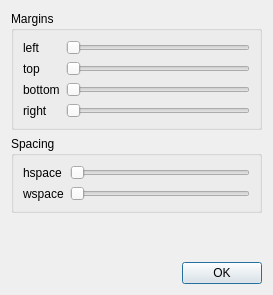
<?xml version="1.0" encoding="UTF-8"?>
<ui version="4.0">
 <class>frmMatplotlibSubfigConfig</class>
 <widget class="QDialog" name="frmMatplotlibSubfigConfig">
  <property name="geometry">
   <rect>
    <x>0</x>
    <y>0</y>
    <width>273</width>
    <height>295</height>
   </rect>
  </property>
  <property name="windowTitle">
   <string>Subplot Configuration Tool</string>
  </property>
  <layout class="QVBoxLayout" name="verticalLayout">
   <item>
    <widget class="QGroupBox" name="groupBox">
     <property name="title">
      <string>Margins</string>
     </property>
     <layout class="QGridLayout" name="gridLayout">
      <item row="0" column="0">
       <widget class="QLabel" name="label">
        <property name="text">
         <string>left</string>
        </property>
       </widget>
      </item>
      <item row="0" column="1">
       <widget class="QSlider" name="sliderLeft">
        <property name="maximum">
         <number>999</number>
        </property>
        <property name="singleStep">
         <number>5</number>
        </property>
        <property name="tracking">
         <bool>false</bool>
        </property>
        <property name="orientation">
         <enum>Qt::Horizontal</enum>
        </property>
       </widget>
      </item>
      <item row="1" column="0">
       <widget class="QLabel" name="label_2">
        <property name="text">
         <string>top</string>
        </property>
       </widget>
      </item>
      <item row="1" column="1">
       <widget class="QSlider" name="sliderTop">
        <property name="maximum">
         <number>999</number>
        </property>
        <property name="singleStep">
         <number>5</number>
        </property>
        <property name="tracking">
         <bool>false</bool>
        </property>
        <property name="orientation">
         <enum>Qt::Horizontal</enum>
        </property>
       </widget>
      </item>
      <item row="2" column="0">
       <widget class="QLabel" name="label_3">
        <property name="text">
         <string>bottom</string>
        </property>
       </widget>
      </item>
      <item row="2" column="1">
       <widget class="QSlider" name="sliderBottom">
        <property name="minimum">
         <number>1</number>
        </property>
        <property name="maximum">
         <number>1000</number>
        </property>
        <property name="singleStep">
         <number>5</number>
        </property>
        <property name="tracking">
         <bool>false</bool>
        </property>
        <property name="orientation">
         <enum>Qt::Horizontal</enum>
        </property>
       </widget>
      </item>
      <item row="3" column="0">
       <widget class="QLabel" name="label_4">
        <property name="text">
         <string>right</string>
        </property>
       </widget>
      </item>
      <item row="3" column="1">
       <widget class="QSlider" name="sliderRight">
        <property name="minimum">
         <number>1</number>
        </property>
        <property name="maximum">
         <number>1000</number>
        </property>
        <property name="singleStep">
         <number>5</number>
        </property>
        <property name="value">
         <number>1</number>
        </property>
        <property name="sliderPosition">
         <number>1</number>
        </property>
        <property name="tracking">
         <bool>false</bool>
        </property>
        <property name="orientation">
         <enum>Qt::Horizontal</enum>
        </property>
       </widget>
      </item>
     </layout>
    </widget>
   </item>
   <item>
    <widget class="QGroupBox" name="groupBox_2">
     <property name="title">
      <string>Spacing</string>
     </property>
     <layout class="QGridLayout" name="gridLayout_2">
      <item row="0" column="0">
       <widget class="QLabel" name="label_5">
        <property name="text">
         <string>hspace</string>
        </property>
       </widget>
      </item>
      <item row="0" column="1">
       <widget class="QSlider" name="sliderHSpace">
        <property name="maximum">
         <number>1000</number>
        </property>
        <property name="singleStep">
         <number>5</number>
        </property>
        <property name="tracking">
         <bool>false</bool>
        </property>
        <property name="orientation">
         <enum>Qt::Horizontal</enum>
        </property>
       </widget>
      </item>
      <item row="1" column="0">
       <widget class="QLabel" name="label_6">
        <property name="text">
         <string>wspace</string>
        </property>
       </widget>
      </item>
      <item row="1" column="1">
       <widget class="QSlider" name="sliderWSpace">
        <property name="maximum">
         <number>1000</number>
        </property>
        <property name="singleStep">
         <number>5</number>
        </property>
        <property name="tracking">
         <bool>false</bool>
        </property>
        <property name="orientation">
         <enum>Qt::Horizontal</enum>
        </property>
       </widget>
      </item>
     </layout>
    </widget>
   </item>
   <item>
    <spacer name="verticalSpacer">
     <property name="orientation">
      <enum>Qt::Vertical</enum>
     </property>
     <property name="sizeHint" stdset="0">
      <size>
       <width>20</width>
       <height>40</height>
      </size>
     </property>
    </spacer>
   </item>
   <item>
    <widget class="QDialogButtonBox" name="buttonBox">
     <property name="orientation">
      <enum>Qt::Horizontal</enum>
     </property>
     <property name="standardButtons">
      <set>QDialogButtonBox::Ok</set>
     </property>
    </widget>
   </item>
  </layout>
 </widget>
 <resources/>
 <connections>
  <connection>
   <sender>buttonBox</sender>
   <signal>accepted()</signal>
   <receiver>frmMatplotlibSubfigConfig</receiver>
   <slot>accept()</slot>
   <hints>
    <hint type="sourcelabel">
     <x>248</x>
     <y>254</y>
    </hint>
    <hint type="destinationlabel">
     <x>157</x>
     <y>274</y>
    </hint>
   </hints>
  </connection>
  <connection>
   <sender>buttonBox</sender>
   <signal>rejected()</signal>
   <receiver>frmMatplotlibSubfigConfig</receiver>
   <slot>reject()</slot>
   <hints>
    <hint type="sourcelabel">
     <x>316</x>
     <y>260</y>
    </hint>
    <hint type="destinationlabel">
     <x>286</x>
     <y>274</y>
    </hint>
   </hints>
  </connection>
 </connections>
</ui>
